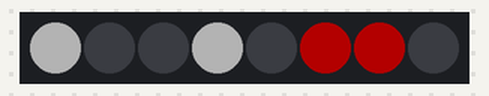
The program below on a simulated Raspberry Pi Pico running MicroPython. Shown: 8 RGB LEDs in strip order, left to right. Dim RGB values are drawn brighter than linear.

Above: at 0.1 s.
At 4.1 s:
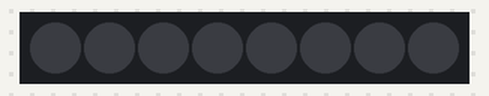
At 6.1 s:
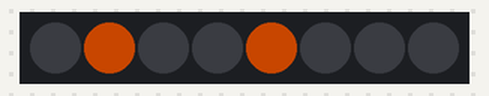
At 6.5 s:
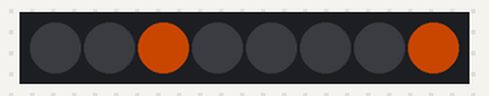
At 6.9 s:
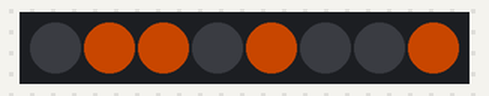
Timing chart, 0 to 39.5 s (numbered marks = the images above):
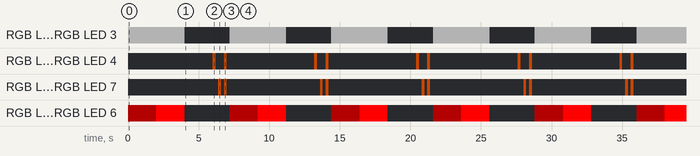

The program:

LED.py
```python
#pin26 IN
#pin27 OUT
from machine import Pin
from time import sleep
import neopixel

#definování konstant a barev
np = neopixel.NeoPixel(Pin(26, Pin.OUT), 8)
headlights = (0, 3)
backlights = (5, 6)
led_white = (60, 60, 60)
led_red = (60, 0, 0)
led_off = (0, 0, 0)
led_red_br = (255, 0, 0)
led_orange = (100, 35, 0)
indicator_left = (1, 4)
indicator_right = (2, 7)
indicator_warning = (1, 2, 4, 7)

def carON():
    for x in range(20):
        for a in range(0, 8):
            np[a] = led_orange
        np.write()
        sleep((120-(x*5))/1000)
        lightsOFF()
        sleep((120-(x*5))/1000)

def lightsON():
    for x in headlights:
        np[x] = led_white
    for x in backlights:
        np[x] = led_red
    np.write()

def lightsOFF():
    for x in headlights:
        np[x] = led_off
    for x in backlights:
        np[x] = led_off
    np.write()

def lightsWarning():
    for x in headlights:
        np[x] = led_red_br
    for x in backlights:
        np[x] = led_red_br
    np.write()

def lightsBreakON():
    for x in backlights:
        np[x] = led_red_br
    np.write()

def lightsBreakOFF():
    pass

def lightsIndicator(direction):
    for x in direction:
        np[x] = led_orange
    np.write()
    sleep(0.2)
    for x in direction:
        np[x] = led_off
    np.write()
    sleep(0.2)


#testování všech funkcí světel
if __name__ == '__main__':
    while True:
        lightsON()
        sleep(2)
        lightsBreakON()
        sleep(2)
        lightsOFF()
        sleep(2)
        lightsIndicator(indicator_left)
        lightsIndicator(indicator_right)
        lightsIndicator(indicator_warning)
```

Measured:
- by itself, RGB LED 0, RGB LED 3: alternates RGB(60, 60, 60) for 4.0 s and off for 3.2 s
- by itself, RGB LED 1, RGB LED 4: repeats every 7.2 s: off 0.60 s, RGB(100, 35, 0) 0.20 s, off 6.2 s, RGB(100, 35, 0) 0.20 s
- by itself, RGB LED 2, RGB LED 7: repeats every 7.2 s: off 0.20 s, RGB(100, 35, 0) 0.20 s, off 6.6 s, RGB(100, 35, 0) 0.20 s
- by itself, RGB LED 5, RGB LED 6: repeats every 7.2 s: RGB(255, 0, 0) 2.0 s, off 3.2 s, RGB(60, 0, 0) 2.0 s
- what the display in image 1 shows lasts 2.0 s, from 4.0 s to 6.0 s
